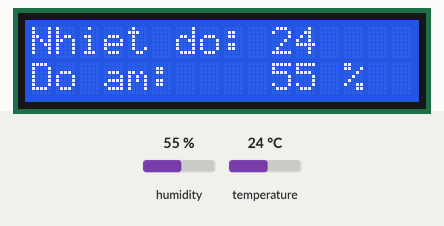
Recording of a sketch running on a simulated Arduino Uno, built with avr-gcc and run on an emulated ATmega328P. On the bench: 16×2 character LCD. Inputs (shaded band) come from the test bench; at power-on: temperature 24 °C, humidity 55 %. What the sketch prints to the serial monitor is not drawn.

Above: at 1.2 s.
1.3 s: temperature set to 12 °C
At 3.0 s:
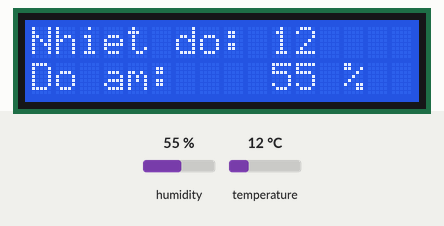
4.0 s: humidity set to 22 %
At 5.6 s:
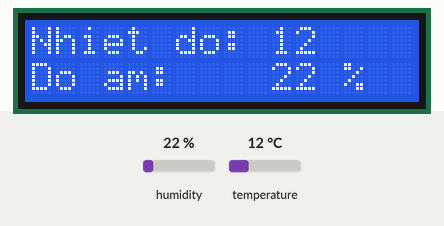
6.7 s: temperature set to 19 °C
At 9.4 s:
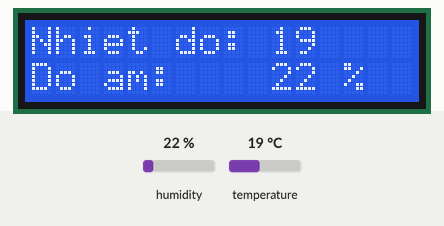
9.7 s: humidity set to 40 %
At 10.9 s:
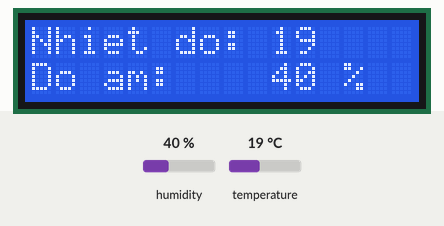
Timing chart, 0 to 12.7 s (numbered marks = the images above; inputs shaded):
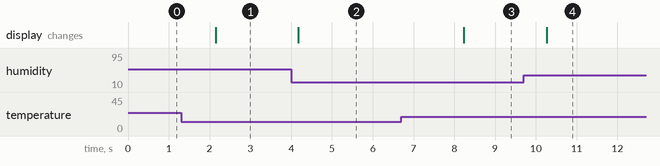

The sketch:

dht.ino
```cpp
#include <LiquidCrystal_I2C.h>
#include <DHT.h>

LiquidCrystal_I2C lcd (0x27,16,2);
const int DHTPIN = 3;       // sử dụng chân số 4
const int DHTTYPE = DHT11;   // loại cảm biến được sử dụng là dht11
DHT dht(DHTPIN, DHTTYPE);

byte degree[8] = {        // tạo kí hiệu độ C
  0B01110,
  0B01010,
  0B01110,
  0B00000,
  0B00000,
  0B00000,
  0B00000,
  0B00000
};

void setup() {
  Serial.begin( 9600);
  lcd.init();
  lcd.backlight();
  lcd.setCursor(0,0);
  lcd.print("Nhiet do: ");
  lcd.setCursor(0,1);
  lcd.print("Do am: ");
  lcd.createChar(1, degree);
  dht.begin();
}

void loop() {
  float h = dht.readHumidity();
  float t = dht.readTemperature();

  lcd.setCursor(10,0);
  lcd.print(round(t));
    Serial.print(round(t));
    Serial.write(1);
    Serial.print("C");

    lcd.setCursor(10,1);
    lcd.print(round(h));
    lcd.print(" %");
}
```

Measured:
- after the input at 1.3 s, the display: changes after 0.85 s (image 1)
- after the input at 4.0 s, the display: changes after 0.18 s (image 2)
- after the input at 6.7 s, the display: changes after 1.5 s (image 3)
- after the input at 9.7 s, the display: changes after 0.56 s (image 4)
